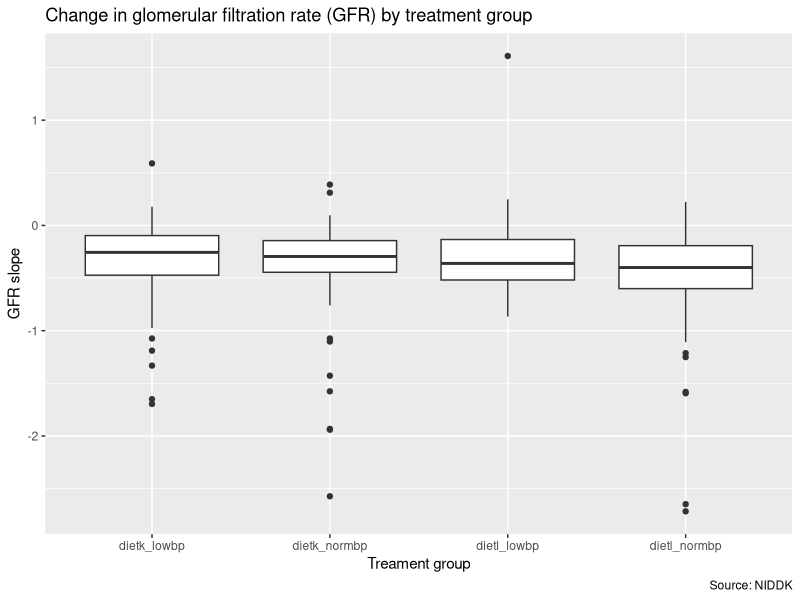

This chart was generated by the following R code:
## ---- chunk 1
#| label: setup
#| include: false
knitr::opts_chunk$set(echo = FALSE, message = FALSE, warning = FALSE)

# Load packages and read data
library(tidyverse)
mdrd <- readr::read_csv("data/mdrd.csv")
## ---- chunk 2
mdrd
## ---- chunk 3
mdrd_tidy <- mdrd %>%
  pivot_longer(
    cols = starts_with("diet"),
    names_to = "treatment",
    values_to = "value"
  ) %>%
  filter(value == 1) %>%
  select(-value) %>%
  group_by(treatment, ptid) %>%
  summarize(
    gfr_slope = (last(gfr, order_by = months) - first(gfr, order_by = months)) / max(months)
  ) %>% 
  filter(!is.nan(gfr_slope)) %>% 
  ungroup()
## ---- chunk 4
mdrd_tidy %>%  
  ggplot(aes(x = treatment, y = gfr_slope)) + 
  geom_boxplot() +
  labs(
    title = "Change in glomerular filtration rate (GFR) by treatment group",
    x = "Treament group",
    y = "GFR slope",
    caption = "Source: NIDDK"
  )
